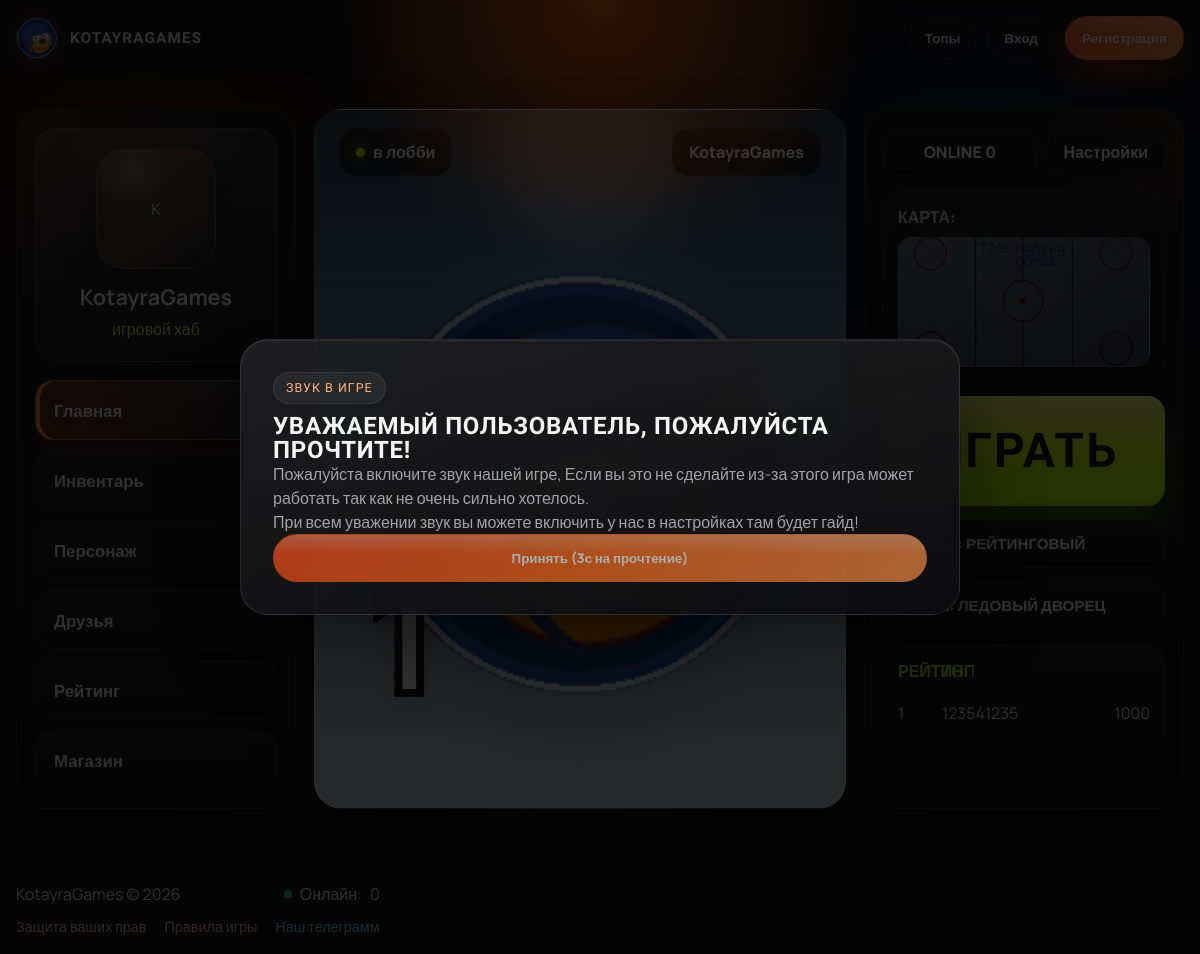
Before: / with the older database file.
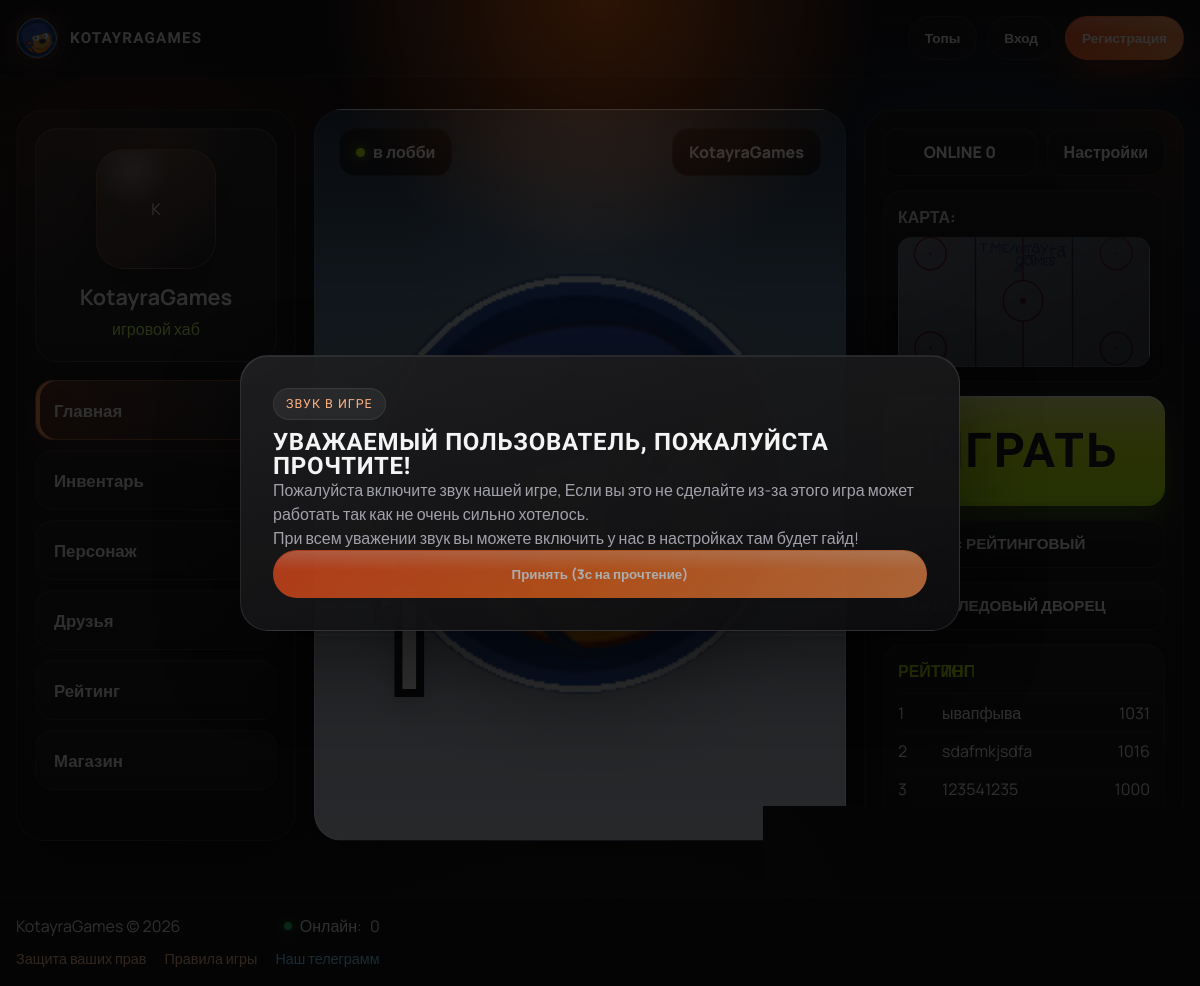
After: the same page with the newer database file.
### database.py (models this page shows, shortened)
class User(UserMixin, db.Model):
    __tablename__ = 'users'
    id = db.Column(db.Integer, primary_key=True)
    username = db.Column(db.String(32), unique=True, nullable=False, index=True)
    email = db.Column(db.String(120), unique=True, nullable=False)
    password_hash = db.Column(db.String(256), nullable=False)
    elo = db.Column(db.Integer, default=1000)
    peak_elo = db.Column(db.Integer, default=1000)
    wins = db.Column(db.Integer, default=0)
    losses = db.Column(db.Integer, default=0)
    draws = db.Column(db.Integer, default=0)
    goals_scored = db.Column(db.Integer, default=0)
    goals_conceded = db.Column(db.Integer, default=0)
    total_games = db.Column(db.Integer, default=0)
    win_streak = db.Column(db.Integer, default=0)
    best_streak = db.Column(db.Integer, default=0)
    coins = db.Column(db.Integer, default=500)
    gems = db.Column(db.Integer, default=10)
    active_skin = db.Column(db.String(50), default='kompot')
    staff_role = db.Column(db.String(20), default='player')
    match_ban_until = db.Column(db.DateTime, nullable=True)
    created_at = db.Column(db.DateTime, default=lambda: datetime.now(timezone.utc))
    last_login = db.Column(db.DateTime, default=lambda: datetime.now(timezone.utc))
    last_game = db.Column(db.DateTime, nullable=True)
    is_online = db.Column(db.Boolean, default=False)
    is_in_game = db.Column(db.Boolean, default=False)
    owned_items = db.relationship('UserItem', backref='owner', lazy=True)

### server.py (the view)
@app.route('/')
def index():
    top_players = User.query.order_by(User.elo.desc()).limit(10).all()
    return render_template('index.html',
                           top_players=top_players,
                           online_count=len(online_users),
                           games_count=len([r for r in game_rooms.values() if r.state == 'playing']))

### image_processor.py (called while the page is built)
def has_processed_image(name):
    path = os.path.join(PROCESSED_DIR, f'{name}.png')
    return os.path.exists(path)

def get_processed_url(name):
    if has_processed_image(name):
        return f'/static/images/processed/{name}.png'
    return None

### server.py (called while the page is built, shortened)
@app.context_processor
def inject_helpers():
    return dict(
        has_image=lambda n: has_processed_image(n),
        image_url=lambda n: get_processed_url(n),
        active_announcement=_get_active_announcement()
    )

def _get_active_announcement():
    announcement = SiteAnnouncement.query.filter_by(is_active=True).order_by(SiteAnnouncement.created_at.desc()).first()
    if not announcement or not announcement.created_at:
        return announcement

### templates/index.html (shortened to what the changed rows need)
{% extends "base.html" %}
{% block content %}
<section class="hub-layout">
            {% set stage_skin = image_url((current_user.active_skin if current_user.is_authenticated else 'korzhik') ~ '_ui') %}
    <aside class="hub-actions">
        <div class="hub-rating-card">
            {% for player in top_players[:3] %}
            <div class="hub-rating-row">
                <span>{{ loop.index }}</span>
                <span>{{ player.username }}</span>
                <span>{{ player.elo }}</span>
            </div>
            {% endfor %}
        </div>
    </aside>
</section>
{% endblock %}

Changed rows visible on the page:
added User: username "ывапфыва", elo "1031"
added User: username "sdafmkjsdfa", elo "1016"
